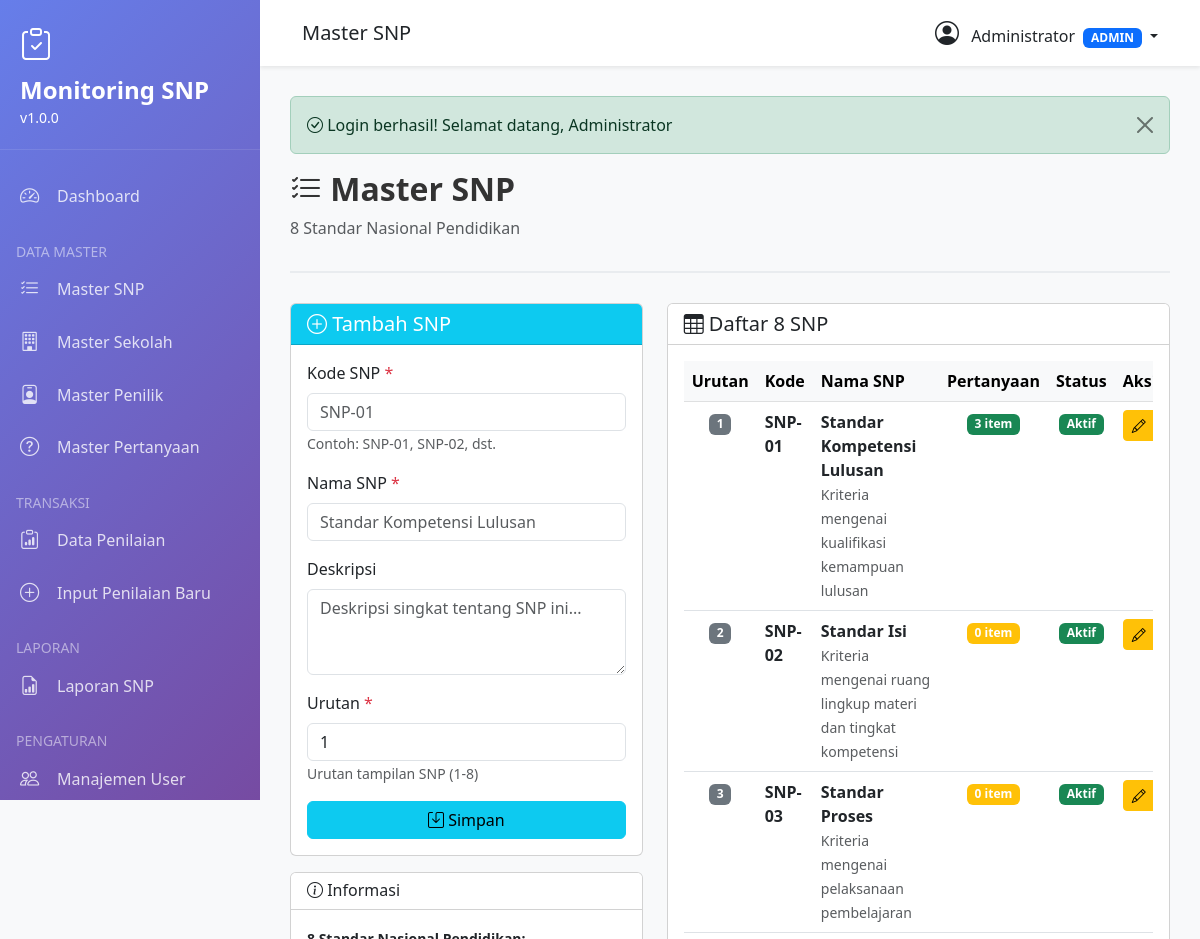
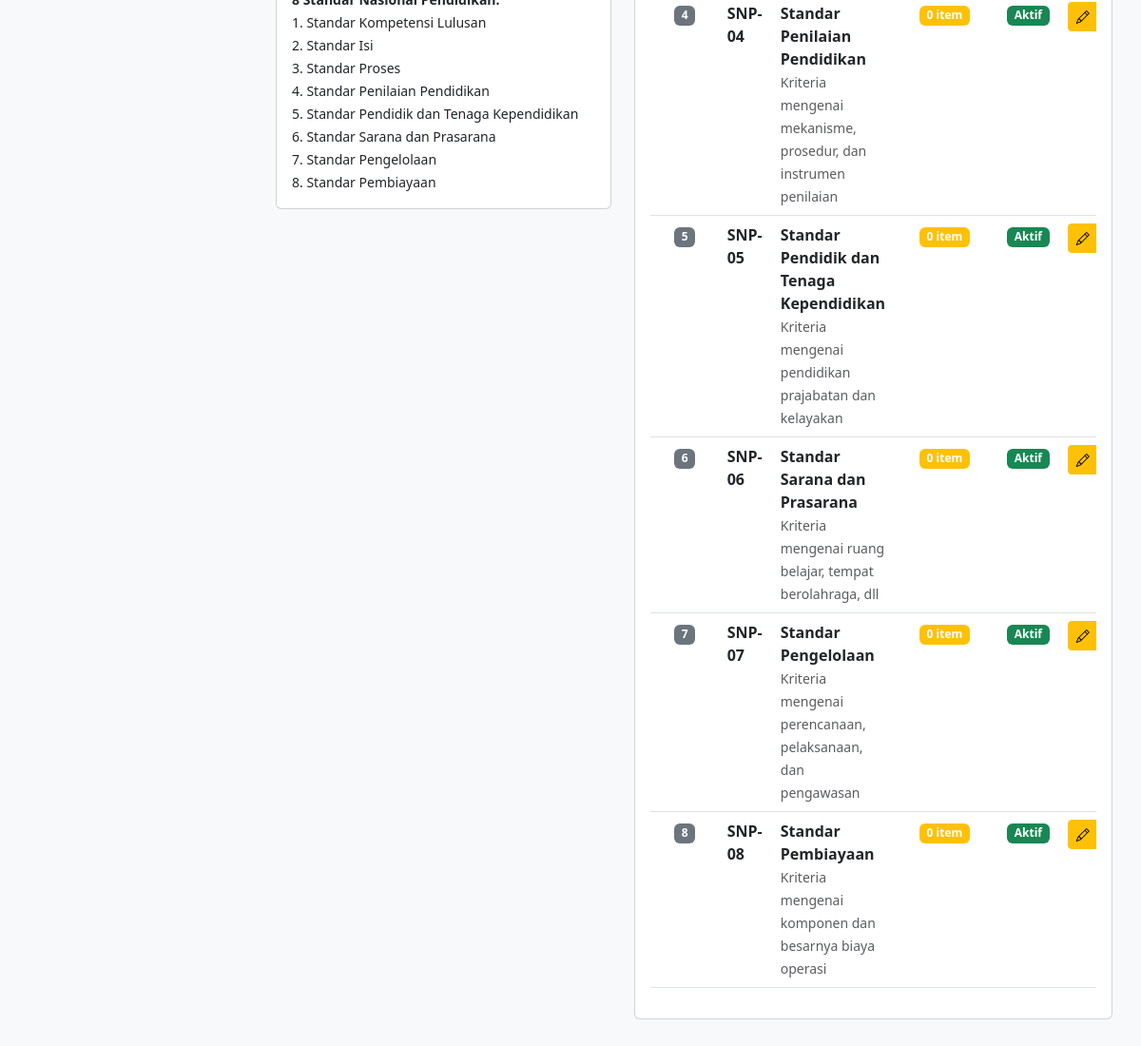
Screenshot of /modules/master-snp.php (signed in) with the database file from the repository (2 pictures, top to bottom).
### tables this page shows
CREATE TABLE master_snp (
    id INT PRIMARY KEY AUTO_INCREMENT,
    kode_snp VARCHAR(10) UNIQUE NOT NULL,
    nama_snp VARCHAR(200) NOT NULL,
    deskripsi TEXT,
    urutan INT,
    is_active TINYINT(1) DEFAULT 1,
    created_at TIMESTAMP DEFAULT CURRENT_TIMESTAMP,
    updated_at TIMESTAMP DEFAULT CURRENT_TIMESTAMP ON UPDATE CURRENT_TIMESTAMP
);

### config/config.php (called while the page is built, shortened)
<?php
class Database {
    private static $instance = null;
    private $conn;
    private function __construct() {
        try {
            $this->conn = new mysqli(DB_HOST, DB_USER, DB_PASS, DB_NAME);
            $this->conn->set_charset("utf8");
        } catch (Exception $e) {
            die("ERROR: " . $e->getMessage());
        }
    }
    public static function getInstance() {
        if (self::$instance === null) {
            self::$instance = new Database();
        }
        return self::$instance;
    }
    public function query($sql) {
        return $this->conn->query($sql);
    }
}
function hasRole($role) {
    return isset($_SESSION['role']) && $_SESSION['role'] === $role;
}
function getFlash() {
    if (isset($_SESSION['flash'])) {
        $flash = $_SESSION['flash'];
        return $flash;
    }
    return null;
}

### modules/master-snp.php (the view, shortened to what this page needs)
<?php
$db = Database::getInstance();
$pageTitle = 'Master SNP';
require_once '../includes/header.php';
$editData = null;
$dataSNP = $db->query("
    SELECT s.*,
           (SELECT COUNT(*) FROM pertanyaan_snp WHERE snp_id = s.id) as jumlah_pertanyaan
    FROM master_snp s
    ORDER BY s.urutan
")->fetch_all(MYSQLI_ASSOC);
?>
<div class="page-header">
    <h2><i class="bi bi-list-check"></i> <?php echo $pageTitle; ?></h2>
    <p class="text-muted">8 Standar Nasional Pendidikan</p>
</div>
<div class="row">
    <div class="col-md-5">
        <div class="card">
            <div class="card-header bg-info text-white">
                <h5 class="mb-0">
                    <i class="bi bi-<?php echo $editData ? 'pencil' : 'plus'; ?>-circle"></i>
                    <?php echo $editData ? 'Edit' : 'Tambah'; ?> SNP
                </h5>
            </div>
            <div class="card-body">
                <form method="POST">
                    <div class="mb-3">
                        <label class="form-label">Kode SNP <span class="text-danger">*</span></label>
                        <input type="text" class="form-control" name="kode_snp"
                               value="<?php echo $editData['kode_snp'] ?? ''; ?>"
                               placeholder="SNP-01" required>
                        <small class="text-muted">Contoh: SNP-01, SNP-02, dst.</small>
                    </div>
                    <div class="mb-3">
                        <label class="form-label">Nama SNP <span class="text-danger">*</span></label>
                        <input type="text" class="form-control" name="nama_snp"
                               value="<?php echo $editData['nama_snp'] ?? ''; ?>"
                               placeholder="Standar Kompetensi Lulusan" required>
                    </div>
                    <div class="mb-3">
                        <label class="form-label">Deskripsi</label>
                        <textarea class="form-control" name="deskripsi" rows="3"
                                  placeholder="Deskripsi singkat tentang SNP ini..."><?php echo $editData['deskripsi'] ?? ''; ?></textarea>
                    </div>
                    <div class="mb-3">
                        <label class="form-label">Urutan <span class="text-danger">*</span></label>
                        <input type="number" class="form-control" name="urutan"
                               value="<?php echo $editData['urutan'] ?? '1'; ?>"
                               min="1" required>
                        <small class="text-muted">Urutan tampilan SNP (1-8)</small>
                    </div>
                    <div class="d-grid gap-2">
                        <button type="submit" class="btn btn-info">
                            <i class="bi bi-save"></i> Simpan
                        </button>
                    </div>
                </form>
            </div>
        </div>
        <div class="card mt-3">
            <div class="card-header bg-white">
                <h6 class="mb-0"><i class="bi bi-info-circle"></i> Informasi</h6>
            </div>
            <div class="card-body">
                <small>
                    <strong>8 Standar Nasional Pendidikan:</strong><br>
                    1. Standar Kompetensi Lulusan<br>
                    2. Standar Isi<br>
                    3. Standar Proses<br>
                    4. Standar Penilaian Pendidikan<br>
                    5. Standar Pendidik dan Tenaga Kependidikan<br>
                    6. Standar Sarana dan Prasarana<br>
                    7. Standar Pengelolaan<br>
                    8. Standar Pembiayaan
                </small>
            </div>
        </div>
    </div>
    <div class="col-md-7">
        <div class="card">
            <div class="card-header bg-white">
                <h5 class="mb-0"><i class="bi bi-table"></i> Daftar 8 SNP</h5>
            </div>
            <div class="card-body">
                <div class="table-responsive">
                    <table class="table table-hover">
                        <thead class="table-light">
                            <tr>
                                <th width="50">Urutan</th>
                                <th width="100">Kode</th>
                                <th>Nama SNP</th>
                                <th width="100" class="text-center">Pertanyaan</th>
                                <th width="100" class="text-center">Status</th>
                                <th width="120">Aksi</th>
                            </tr>
                        </thead>
                        <tbody>
                            <?php foreach ($dataSNP as $item): ?>
                            <tr>
                                <td class="text-center">
                                    <span class="badge bg-secondary"><?php echo $item['urutan']; ?></span>
                                </td>
                                <td><strong><?php echo $item['kode_snp']; ?></strong></td>
                                <td>
                                    <strong><?php echo $item['nama_snp']; ?></strong><br>
                                    <small class="text-muted"><?php echo $item['deskripsi']; ?></small>
                                </td>
                                <td class="text-center">
                                    <?php if ($item['jumlah_pertanyaan'] > 0): ?>
                                    <span class="badge bg-success"><?php echo $item['jumlah_pertanyaan']; ?> item</span>
                                    <?php else: ?>
                                    <span class="badge bg-warning">0 item</span>
                                    <?php endif; ?>
                                </td>
                                <td class="text-center">
                                    <?php if ($item['is_active']): ?>
                                    <span class="badge bg-success">Aktif</span>
                                    <?php else: ?>
                                    <span class="badge bg-secondary">Non-Aktif</span>
                                    <?php endif; ?>
                                </td>
                                <td>
                                    <div class="btn-group" role="group">
                                        <a href="?edit=<?php echo $item['id']; ?>" class="btn btn-sm btn-warning" title="Edit">
                                            <i class="bi bi-pencil"></i>
                                        </a>
                                    </div>
                                </td>
                            </tr>
                            <?php endforeach; ?>
                        </tbody>
                    </table>
                </div>
            </div>
        </div>
    </div>
</div>
<?php require_once '../includes/footer.php'; ?>

### includes/header.php (shortened to what this page needs)
<!DOCTYPE html>
<html lang="id">
<head>
    <link href="https://cdn.jsdelivr.net/npm/bootstrap@5.3.0/dist/css/bootstrap.min.css" rel="stylesheet">
    <link rel="stylesheet" href="https://cdn.jsdelivr.net/npm/bootstrap-icons@1.11.0/font/bootstrap-icons.css">
    <link rel="stylesheet" href="https://cdn.datatables.net/1.13.6/css/dataTables.bootstrap5.min.css">
</head>
<body>
    <div class="sidebar">
        <div class="sidebar-header">
            <i class="bi bi-clipboard-check" style="font-size: 2rem;"></i>
            <h4 class="mt-2"><?php echo APP_NAME; ?></h4>
            <small>v<?php echo APP_VERSION; ?></small>
        </div>
        <div class="sidebar-menu">
            <a href="<?php echo BASE_URL; ?>dashboard.php" class="menu-item <?php echo (basename($_SERVER['PHP_SELF']) == 'dashboard.php') ? 'active' : ''; ?>">
                <i class="bi bi-speedometer2"></i>
                <span>Dashboard</span>
            </a>
            <div class="mt-3 px-3">
                <small class="text-white-50">DATA MASTER</small>
            </div>
            <a href="<?php echo BASE_URL; ?>modules/master-snp.php" class="menu-item">
                <i class="bi bi-list-check"></i>
                <span>Master SNP</span>
            </a>
            <a href="<?php echo BASE_URL; ?>modules/master-sekolah.php" class="menu-item">
                <i class="bi bi-building"></i>
                <span>Master Sekolah</span>
            </a>
            <a href="<?php echo BASE_URL; ?>modules/master-penilik.php" class="menu-item">
                <i class="bi bi-person-badge"></i>
                <span>Master Penilik</span>
            </a>
            <a href="<?php echo BASE_URL; ?>modules/master-pertanyaan.php" class="menu-item">
                <i class="bi bi-question-circle"></i>
                <span>Master Pertanyaan</span>
            </a>
            <div class="mt-3 px-3">
                <small class="text-white-50">TRANSAKSI</small>
            </div>
            <a href="<?php echo BASE_URL; ?>modules/penilaian-list.php" class="menu-item">
                <i class="bi bi-clipboard-data"></i>
                <span>Data Penilaian</span>
            </a>
            <a href="<?php echo BASE_URL; ?>modules/penilaian-add.php" class="menu-item">
                <i class="bi bi-plus-circle"></i>
                <span>Input Penilaian Baru</span>
            </a>
            <div class="mt-3 px-3">
                <small class="text-white-50">LAPORAN</small>
            </div>
            <a href="<?php echo BASE_URL; ?>modules/laporan.php" class="menu-item">
                <i class="bi bi-file-earmark-bar-graph"></i>
                <span>Laporan SNP</span>
            </a>
            <?php if (hasRole('admin')): ?>
            <div class="mt-3 px-3">
                <small class="text-white-50">PENGATURAN</small>
            </div>
            <a href="<?php echo BASE_URL; ?>modules/user.php" class="menu-item">
                <i class="bi bi-people"></i>
                <span>Manajemen User</span>
            </a>
            <?php endif; ?>
        </div>
    </div>
    <div class="main-content">
        <nav class="navbar navbar-custom">
            <div class="container-fluid">
                <div class="d-flex align-items-center">
                    <h5 class="mb-0"><?php echo isset($pageTitle) ? $pageTitle : 'Dashboard'; ?></h5>
                </div>
                <div class="d-flex align-items-center">
                    <div class="dropdown">
                        <a href="#" class="text-decoration-none text-dark dropdown-toggle" data-bs-toggle="dropdown">
                            <i class="bi bi-person-circle" style="font-size: 1.5rem;"></i>
                            <span class="ms-2"><?php echo $_SESSION['nama_lengkap']; ?></span>
                            <span class="badge bg-primary ms-1"><?php echo strtoupper($_SESSION['role']); ?></span>
                        </a>
                    </div>
                </div>
            </div>
        </nav>
        <div class="content-wrapper">
            <?php
            $flash = getFlash();
            if ($flash):
            ?>
            <div class="alert alert-<?php echo $flash['type']; ?> alert-dismissible fade show" role="alert">
                <i class="bi bi-<?php echo $flash['type'] == 'success' ? 'check-circle' : 'exclamation-triangle'; ?>"></i>
                <?php echo $flash['message']; ?>
                <button type="button" class="btn-close" data-bs-dismiss="alert"></button>
            </div>
            <?php endif; ?>

### includes/footer.php (shortened to what this page needs)
        </div>
    </div>
</body>
</html>

### includes/header.php (style rules this page uses)
:root { --primary-color: #667eea; --secondary-color: #764ba2; --sidebar-width: 260px; }
body { font-family: 'Segoe UI', Tahoma, Geneva, Verdana, sans-serif; background-color: #f8f9fa; }
.sidebar { position: fixed; top: 0; left: 0; height: 100vh; width: var(--sidebar-width); background: linear-gradient(135deg, var(--primary-color) 0%, var(--secondary-color) 100%); color: white; overflow-y: auto; z-index: 1000; transition: all 0.3s; }
.sidebar-header { padding: 20px; border-bottom: 1px solid rgba(255,255,255,0.1); }
.sidebar-header h4 { margin: 0; font-weight: 600; }
.sidebar-menu { padding: 20px 0; }
.sidebar-menu .menu-item { padding: 12px 20px; color: rgba(255,255,255,0.8); text-decoration: none; display: flex; align-items: center; transition: all 0.3s; }
.sidebar-menu .menu-item i { margin-right: 12px; font-size: 1.2rem; width: 25px; }
.main-content { margin-left: var(--sidebar-width); min-height: 100vh; }
.navbar-custom { background: white; box-shadow: 0 2px 4px rgba(0,0,0,0.08); padding: 15px 30px; }
.content-wrapper { padding: 30px; }
.page-header { margin-bottom: 30px; padding-bottom: 15px; border-bottom: 2px solid #e9ecef; }
.page-header h2 { color: #333; font-weight: 600; }

### rows the page displays
master_snp: urutan "1", kode_snp "SNP-01", nama_snp "Standar Kompetensi Lulusan", deskripsi "Kriteria mengenai kualifikasi kemampuan lulusan", jumlah_pertanyaan "3", is_active "Aktif"
master_snp: urutan "2", kode_snp "SNP-02", nama_snp "Standar Isi", deskripsi "Kriteria mengenai ruang lingkup materi dan tingkat kompetensi", shows "0 item", is_active "Aktif"
master_snp: urutan "3", kode_snp "SNP-03", nama_snp "Standar Proses", deskripsi "Kriteria mengenai pelaksanaan pembelajaran", shows "0 item", is_active "Aktif"
master_snp: urutan "4", kode_snp "SNP-04", nama_snp "Standar Penilaian Pendidikan", deskripsi "Kriteria mengenai mekanisme, prosedur, dan instrumen penilaian", shows "0 item", is_active "Aktif"
master_snp: urutan "5", kode_snp "SNP-05", nama_snp "Standar Pendidik dan Tenaga Kependidikan", deskripsi "Kriteria mengenai pendidikan prajabatan dan kelayakan", shows "0 item", is_active "Aktif"
master_snp: urutan "6", kode_snp "SNP-06", nama_snp "Standar Sarana dan Prasarana", deskripsi "Kriteria mengenai ruang belajar, tempat berolahraga, dll", shows "0 item", is_active "Aktif"
master_snp: urutan "7", kode_snp "SNP-07", nama_snp "Standar Pengelolaan", deskripsi "Kriteria mengenai perencanaan, pelaksanaan, dan pengawasan", shows "0 item", is_active "Aktif"
master_snp: urutan "8", kode_snp "SNP-08", nama_snp "Standar Pembiayaan", deskripsi "Kriteria mengenai komponen dan besarnya biaya operasi", shows "0 item", is_active "Aktif"

### other values shown
APP_NAME "Monitoring SNP"
APP_VERSION "1.0.0"
$pageTitle "Master SNP"
$_SESSION['nama_lengkap'] "Administrator"
$_SESSION['role'] "ADMIN"
$flash['message'] "Login berhasil! Selamat datang, Administrator"
